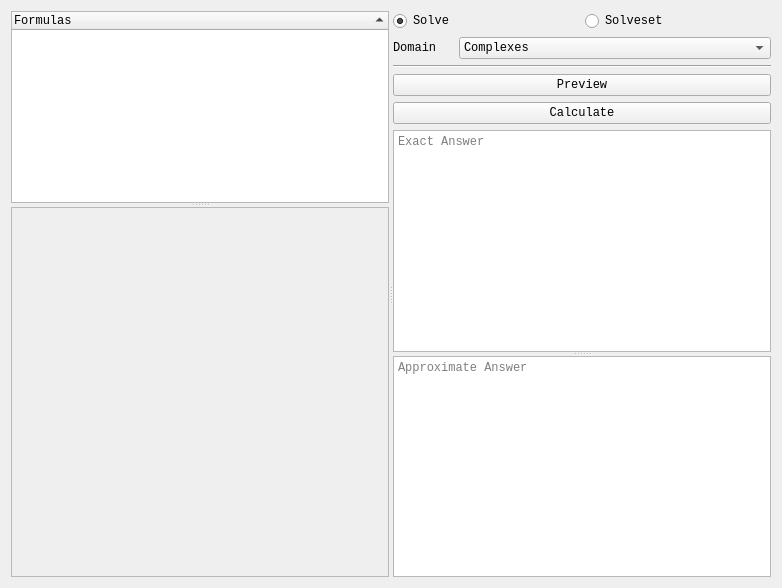
<?xml version="1.0" encoding="UTF-8"?>
<ui version="4.0">
 <class>Form</class>
 <widget class="QWidget" name="Form">
  <property name="geometry">
   <rect>
    <x>0</x>
    <y>0</y>
    <width>782</width>
    <height>588</height>
   </rect>
  </property>
  <property name="font">
   <font>
    <family>Courier New</family>
   </font>
  </property>
  <property name="windowTitle">
   <string>Form</string>
  </property>
  <layout class="QGridLayout" name="gridLayout_2">
   <item row="0" column="0">
    <widget class="QSplitter" name="splitter_3">
     <property name="styleSheet">
      <string notr="true"/>
     </property>
     <property name="frameShadow">
      <enum>QFrame::Plain</enum>
     </property>
     <property name="orientation">
      <enum>Qt::Horizontal</enum>
     </property>
     <property name="childrenCollapsible">
      <bool>false</bool>
     </property>
     <widget class="QSplitter" name="splitter_2">
      <property name="frameShadow">
       <enum>QFrame::Plain</enum>
      </property>
      <property name="orientation">
       <enum>Qt::Vertical</enum>
      </property>
      <property name="childrenCollapsible">
       <bool>false</bool>
      </property>
      <widget class="QTreeWidget" name="FormulaTree">
       <property name="sizePolicy">
        <sizepolicy hsizetype="Expanding" vsizetype="Expanding">
         <horstretch>0</horstretch>
         <verstretch>0</verstretch>
        </sizepolicy>
       </property>
       <property name="toolTip">
        <string>Tree of all formulas</string>
       </property>
       <property name="sortingEnabled">
        <bool>true</bool>
       </property>
       <column>
        <property name="text">
         <string notr="true">Formulas</string>
        </property>
       </column>
      </widget>
      <widget class="QScrollArea" name="FormulaScrollArea">
       <property name="sizePolicy">
        <sizepolicy hsizetype="Expanding" vsizetype="Expanding">
         <horstretch>0</horstretch>
         <verstretch>1</verstretch>
        </sizepolicy>
       </property>
       <property name="toolTip">
        <string>List of all formulas</string>
       </property>
       <property name="widgetResizable">
        <bool>true</bool>
       </property>
       <widget class="QWidget" name="scrollAreaWidgetContents">
        <property name="geometry">
         <rect>
          <x>0</x>
          <y>0</y>
          <width>375</width>
          <height>371</height>
         </rect>
        </property>
       </widget>
      </widget>
     </widget>
     <widget class="QWidget" name="verticalLayoutWidget">
      <layout class="QVBoxLayout" name="verticalLayout">
       <item>
        <layout class="QGridLayout" name="gridLayout">
         <item row="3" column="0" colspan="2">
          <widget class="QPushButton" name="FormulaPreview">
           <property name="text">
            <string>Preview</string>
           </property>
          </widget>
         </item>
         <item row="0" column="1">
          <widget class="QRadioButton" name="FormulaSolveSolveSet">
           <property name="text">
            <string>Solveset</string>
           </property>
          </widget>
         </item>
         <item row="0" column="0">
          <widget class="QRadioButton" name="FormulaSolveSolve">
           <property name="text">
            <string>Solve</string>
           </property>
           <property name="checked">
            <bool>true</bool>
           </property>
          </widget>
         </item>
         <item row="4" column="0" colspan="2">
          <widget class="QPushButton" name="FormulaCalculate">
           <property name="text">
            <string>Calculate</string>
           </property>
          </widget>
         </item>
         <item row="5" column="0" colspan="2">
          <widget class="QSplitter" name="splitter">
           <property name="orientation">
            <enum>Qt::Vertical</enum>
           </property>
           <property name="childrenCollapsible">
            <bool>false</bool>
           </property>
           <widget class="QTextBrowser" name="FormulaExact">
            <property name="lineWrapMode">
             <enum>QTextEdit::NoWrap</enum>
            </property>
            <property name="placeholderText">
             <string>Exact Answer</string>
            </property>
           </widget>
           <widget class="QTextBrowser" name="FormulaApprox">
            <property name="maximumSize">
             <size>
              <width>16777215</width>
              <height>16777215</height>
             </size>
            </property>
            <property name="placeholderText">
             <string>Approximate Answer</string>
            </property>
           </widget>
          </widget>
         </item>
         <item row="2" column="0" colspan="2">
          <widget class="Line" name="line">
           <property name="orientation">
            <enum>Qt::Horizontal</enum>
           </property>
          </widget>
         </item>
         <item row="1" column="0" colspan="2">
          <layout class="QHBoxLayout" name="horizontalLayout">
           <item>
            <widget class="QLabel" name="label">
             <property name="maximumSize">
              <size>
               <width>60</width>
               <height>16777215</height>
              </size>
             </property>
             <property name="text">
              <string>Domain</string>
             </property>
            </widget>
           </item>
           <item>
            <widget class="QComboBox" name="FormulaDomain">
             <property name="currentIndex">
              <number>4</number>
             </property>
             <item>
              <property name="text">
               <string>Naturals</string>
              </property>
             </item>
             <item>
              <property name="text">
               <string>Naturals0</string>
              </property>
             </item>
             <item>
              <property name="text">
               <string>Integers</string>
              </property>
             </item>
             <item>
              <property name="text">
               <string>Reals</string>
              </property>
             </item>
             <item>
              <property name="text">
               <string>Complexes</string>
              </property>
             </item>
             <item>
              <property name="text">
               <string>Interval(-oo, 0)</string>
              </property>
             </item>
            </widget>
           </item>
          </layout>
         </item>
        </layout>
       </item>
      </layout>
     </widget>
    </widget>
   </item>
  </layout>
 </widget>
 <resources/>
 <connections/>
</ui>
